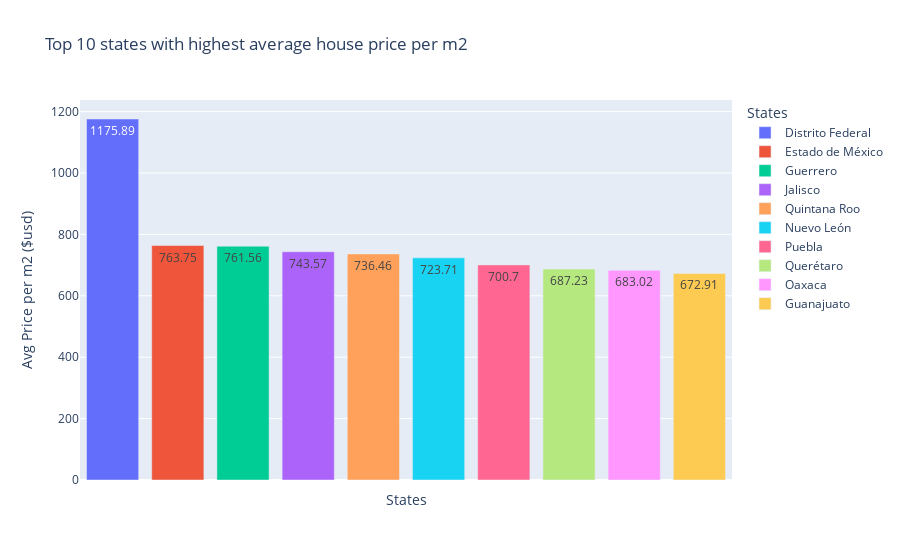

The notebook cell this image was saved under:
### Code cell
# Calculate the top 10 states with highest average house price per m2
topstates = ((df['price_usd']/df['area_m2']).groupby(df['state'])
                    .mean().round(2)
                    .sort_values(ascending=False)
                    .head(10)
                    .reset_index())

topstates.columns = ['state', 'Avg Price per m2 ($usd)']
# Create the bar chart using Plotly Express
fig = px.bar(topstates,
             x='state',
             y='Avg Price per m2 ($usd)',
             title='Top 10 states with highest average house price per m2',
             labels={ 'Avg Price per m2 ($usd)': 'Avg Price per m2 ($usd)'},
             text='Avg Price per m2 ($usd)',
             color='state')

# Update layout for better appearance
fig.update_layout(xaxis_title='States', 
                  yaxis_title='Avg Price per m2 ($usd)',
                  legend_title='States',
                  xaxis=dict(tickmode='array', ticktext=[], tickvals=[]))

fig.show()

### Figure 1 — Plotly figure (JSON) as saved in the notebook; plotly's stock layout.template omitted (floating-point values rounded to 4 significant figures)
{"data": [{"alignmentgroup": "True", "hovertemplate": "state=%{x}<br>Avg Price per m2 ($usd)=%{text}<extra></extra>", "legendgroup": "Distrito Federal", "marker": {"color": "#636efa", "pattern": {"shape": ""}}, "name": "Distrito Federal", "offsetgroup": "Distrito Federal", "orientation": "v", "showlegend": true, "text": [1176.0], "textposition": "auto", "type": "bar", "x": ["Distrito Federal"], "xaxis": "x", "y": [1176.0], "yaxis": "y"}, {"alignmentgroup": "True", "hovertemplate": "state=%{x}<br>Avg Price per m2 ($usd)=%{text}<extra></extra>", "legendgroup": "Estado de México", "marker": {"color": "#EF553B", "pattern": {"shape": ""}}, "name": "Estado de México", "offsetgroup": "Estado de México", "orientation": "v", "showlegend": true, "text": [763.8], "textposition": "auto", "type": "bar", "x": ["Estado de México"], "xaxis": "x", "y": [763.8], "yaxis": "y"}, {"alignmentgroup": "True", "hovertemplate": "state=%{x}<br>Avg Price per m2 ($usd)=%{text}<extra></extra>", "legendgroup": "Guerrero", "marker": {"color": "#00cc96", "pattern": {"shape": ""}}, "name": "Guerrero", "offsetgroup": "Guerrero", "orientation": "v", "showlegend": true, "text": [761.6], "textposition": "auto", "type": "bar", "x": ["Guerrero"], "xaxis": "x", "y": [761.6], "yaxis": "y"}, {"alignmentgroup": "True", "hovertemplate": "state=%{x}<br>Avg Price per m2 ($usd)=%{text}<extra></extra>", "legendgroup": "Jalisco", "marker": {"color": "#ab63fa", "pattern": {"shape": ""}}, "name": "Jalisco", "offsetgroup": "Jalisco", "orientation": "v", "showlegend": true, "text": [743.6], "textposition": "auto", "type": "bar", "x": ["Jalisco"], "xaxis": "x", "y": [743.6], "yaxis": "y"}, {"alignmentgroup": "True", "hovertemplate": "state=%{x}<br>Avg Price per m2 ($usd)=%{text}<extra></extra>", "legendgroup": "Quintana Roo", "marker": {"color": "#FFA15A", "pattern": {"shape": ""}}, "name": "Quintana Roo", "offsetgroup": "Quintana Roo", "orientation": "v", "showlegend": true, "text": [736.5], "textposition": "auto", "type": "bar", "x": ["Quintana Roo"], "xaxis": "x", "y": [736.5], "yaxis": "y"}, {"alignmentgroup": "True", "hovertemplate": "state=%{x}<br>Avg Price per m2 ($usd)=%{text}<extra></extra>", "legendgroup": "Nuevo León", "marker": {"color": "#19d3f3", "pattern": {"shape": ""}}, "name": "Nuevo León", "offsetgroup": "Nuevo León", "orientation": "v", "showlegend": true, "text": [723.7], "textposition": "auto", "type": "bar", "x": ["Nuevo León"], "xaxis": "x", "y": [723.7], "yaxis": "y"}, {"alignmentgroup": "True", "hovertemplate": "state=%{x}<br>Avg Price per m2 ($usd)=%{text}<extra></extra>", "legendgroup": "Puebla", "marker": {"color": "#FF6692", "pattern": {"shape": ""}}, "name": "Puebla", "offsetgroup": "Puebla", "orientation": "v", "showlegend": true, "text": [700.7], "textposition": "auto", "type": "bar", "x": ["Puebla"], "xaxis": "x", "y": [700.7], "yaxis": "y"}, {"alignmentgroup": "True", "hovertemplate": "state=%{x}<br>Avg Price per m2 ($usd)=%{text}<extra></extra>", "legendgroup": "Querétaro", "marker": {"color": "#B6E880", "pattern": {"shape": ""}}, "name": "Querétaro", "offsetgroup": "Querétaro", "orientation": "v", "showlegend": true, "text": [687.2], "textposition": "auto", "type": "bar", "x": ["Querétaro"], "xaxis": "x", "y": [687.2], "yaxis": "y"}, {"alignmentgroup": "True", "hovertemplate": "state=%{x}<br>Avg Price per m2 ($usd)=%{text}<extra></extra>", "legendgroup": "Oaxaca", "marker": {"color": "#FF97FF", "pattern": {"shape": ""}}, "name": "Oaxaca", "offsetgroup": "Oaxaca", "orientation": "v", "showlegend": true, "text": [683.0], "textposition": "auto", "type": "bar", "x": ["Oaxaca"], "xaxis": "x", "y": [683.0], "yaxis": "y"}, {"alignmentgroup": "True", "hovertemplate": "state=%{x}<br>Avg Price per m2 ($usd)=%{text}<extra></extra>", "legendgroup": "Guanajuato", "marker": {"color": "#FECB52", "pattern": {"shape": ""}}, "name": "Guanajuato", "offsetgroup": "Guanajuato", "orientation": "v", "showlegend": true, "text": [672.9], "textposition": "auto", "type": "bar", "x": ["Guanajuato"], "xaxis": "x", "y": [672.9], "yaxis": "y"}], "layout": {"barmode": "relative", "legend": {"title": {"text": "States"}, "tracegroupgap": 0}, "title": {"text": "Top 10 states with highest average house price per m2"}, "xaxis": {"anchor": "y", "categoryarray": ["Distrito Federal", "Estado de México", "Guerrero", "Jalisco", "Quintana Roo", "Nuevo León", "Puebla", "Querétaro", "Oaxaca", "Guanajuato"], "categoryorder": "array", "domain": [0, 1], "tickmode": "array", "ticktext": [], "tickvals": [], "title": {"text": "States"}}, "yaxis": {"anchor": "x", "domain": [0, 1], "title": {"text": "Avg Price per m2 ($usd)"}}}}
